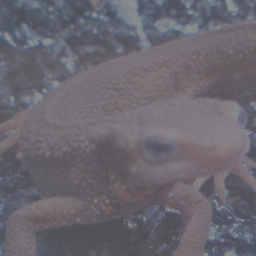
//> input picture questions/dataset/images/imori_256x256_dark.png, 256 x 256 px
$ ./main   (built with g++ and OpenCV 4)
//> lines starting //> are read from the running program, lines starting //| are printed output that depends on the picture; after the words box and inside, x2 and y2 are one past the last pixel; in counts of white or black regions, pixels touching at a corner belong together
//> further down, img_orig is the input picture: 256 rows x 256 cols, CV_8UC3; mean B, G, R 111.3, 103.1, 106.1
### answers/hist.cpp
#include <vector>
#include <chrono>
#include <iostream>
#include <opencv2/opencv.hpp>
#include <unistd.h>
#include <cmath>

void makeHisto(const cv::Mat &src, cv::Mat &dst, int hist_size, float hist_min, float hist_max) {
    int h = src.size().height;

    // チャンネルをひとまとめにする
    std::vector<cv::Mat> channels;
    cv::split(src, channels);
    cv::Mat tmp;
    for (auto channel : channels) {
        tmp.push_back(channel);
    }

    // 画素数を数える
    cv::Mat hist;
    float range[] = {hist_min, hist_max};
    const float *hist_range = range;
    cv::calcHist(&tmp, 1, 0, cv::Mat(), hist, 1, &hist_size, &hist_range);

    // 正規化
    cv::normalize(hist, hist, 0.0, 1.0, cv::NORM_MINMAX, -1, cv::Mat());

    // 出力画像の生成
    dst = cv::Mat(cv::Size(hist_size+20, h), CV_8UC3, cv::Scalar::all(255));

    // 背景をグレーに描画
    cv::rectangle(dst, cv::Point(10, 10), cv::Point(hist_size+10, h-10), cv::Scalar(240, 240, 240), -1);

    // ヒストグラムを描画
    for (int i=0; i<hist_size; i++) {
        // Fill
        cv::line(
            dst,
            cv::Point(10+i, h-10),
            cv::Point(10+i, h-10-(int)(hist.at<float>(i)*(h-20))),
            cv::Scalar(0, 0, 0),
            1,
            8,
            0
        );

        // 横軸10ずつラインを引く
        if (i%10 == 0) {
            cv::line(dst, cv::Point(10+i, h-10), cv::Point(10+i, 10), cv::Scalar(170, 170, 170), 1, 8, 0);
        }

        // 横軸50ずつ濃いラインを引く
        if (i%50 == 0) {
            cv::line(dst, cv::Point(10+i, h-10), cv::Point(10+i, 10), cv::Scalar(100, 100, 100), 1, 8, 0);
        }
    }
}

### answers/23/main.cpp
#include <vector>
#include <chrono>
#include <iostream>
#include <opencv2/opencv.hpp>
#include <unistd.h>
#include <cmath>
#include "../hist.cpp"

// [41 lines left out: function hist_equ, not called in this run]

void hist_equ_rgb(const cv::Mat &src, cv::Mat &dst) {
    // チャンネルごとに計算する
    std::vector<cv::Mat> channels;
    cv::split(src, channels);
    for (auto &channel : channels) {
        // cv::Matをstd::vectorに変換
        std::vector<uchar> array;
        array.assign(channel.begin<uchar>(), channel.end<uchar>());
        float s = array.size();

        // 合計値を計算
        float x_max = 255;
        std::vector<int> pixels;
        pixels.resize(256, 0);
        for (int i=0; i<256; i++) {
            if (i != 0) {
                pixels[i] = pixels[i-1];
            }
            pixels[i] += std::count(array.begin(), array.end(), i);
        }

        // 平坦化
        channel.convertTo(channel, CV_32F);
        channel.forEach<float>([&](float &pixel, const int pos[]) -> void {
            pixel = x_max / s * pixels[(int)pixel];
        });
        channel.convertTo(channel, CV_8U);
    }
//> this loop made 3 passes
//> pass 1, in hist_equ_rgb, `channel.convertTo(channel, CV_8U);`:
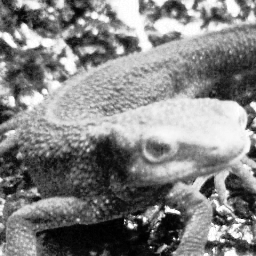
//> channel: 256 rows x 256 cols, CV_8UC1; min 0, max 255, mean 130.3
    // マージ
    cv::merge(channels, dst);
}

int main() {
    cv::Mat img_orig = cv::imread("questions/dataset/images/imori_256x256_dark.png");
    cv::Mat img_result;
    hist_equ_rgb(img_orig, img_result);

    cv::Mat hist_orig, hist_result;
    makeHisto(img_orig, hist_orig, 256, 0, 256);
//> the loop in makeHisto, `for (auto channel : channels)` made 3 passes
//> after the loop in makeHisto, `for (auto channel : channels)`:
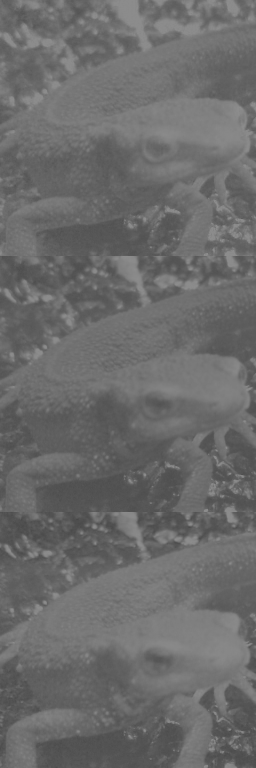
//> tmp: 768 rows x 256 cols, CV_8UC1; min 71, max 140, mean 106.8
//> in makeHisto, `cv::calcHist(&tmp, 1, 0, cv::Mat(), hist, 1, &hist_size, &hist_range);`: hist = 256 values, max 5556 at index 96, min 0 at index 0, mean 768
//> in makeHisto, `cv::normalize(hist, hist, 0.0, 1.0, cv::NORM_MINMAX, -1, cv::Mat());`: hist = 256 values, max 1 at index 96, min 0 at index 0, mean 0.138
//> in makeHisto, `cv::rectangle(dst, cv::Point(10, 10), cv::Point(hist_size+10, h-10), c..`:
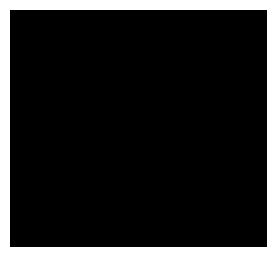
//> dst: 256 rows x 276 cols, CV_8UC3; values 240 (black) and 255 (white), 13.8% white; 1 white region, box (x1, y1, x2, y2) and area: (0, 0, 276, 256) 9747
//> after the loop in makeHisto, `for (int i=0; i<hist_size; i++)`:
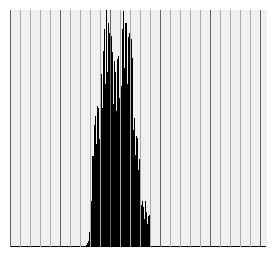
//> dst: 256 rows x 276 cols, CV_8UC3; 19.7% of pixels changed, all inside (x1, y1, x2, y2) = (10, 10, 266, 247)
    makeHisto(img_result, hist_result, 256, 0, 256);
//> call 2 of makeHisto, with hist_size = 256, hist_min = 0, hist_max = 256
//> in makeHisto (call 2), `cv::split(src, channels);`:
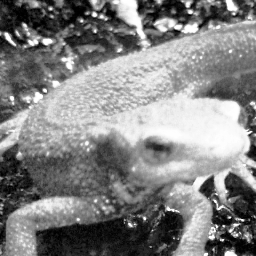
//> channels[2]: 256 rows x 256 cols, CV_8UC1; min 0, max 255, mean 130
//> the loop in makeHisto (call 2), `for (auto channel : channels)` made 3 passes
//> after the loop in makeHisto (call 2), `for (auto channel : channels)`:
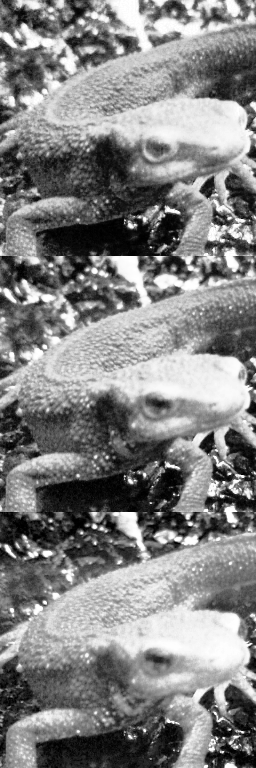
//> tmp: 768 rows x 256 cols, CV_8UC1; min 0, max 255, mean 130.2
//> in makeHisto (call 2), `cv::calcHist(&tmp, 1, 0, cv::Mat(), hist, 1, &hist_size, &hist_range);`: hist = 256 values, max 4513 at index 122, min 0 at index 8, mean 768
//> in makeHisto (call 2), `cv::normalize(hist, hist, 0.0, 1.0, cv::NORM_MINMAX, -1, cv::Mat());`: hist = 256 values, max 1 at index 122, min 0 at index 8, mean 0.17
//> after the loop in makeHisto (call 2), `for (int i=0; i<hist_size; i++)`:
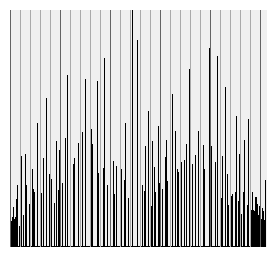
//> dst: 256 rows x 276 cols, CV_8UC3; min 0, max 255, mean 202.9
    cv::imshow("cpp_origin", img_orig);
    cv::imshow("cpp_result", img_result);
    cv::imshow("cpp_origin_hist", hist_orig);
    cv::imshow("cpp_result_hist", hist_result);
    cv::moveWindow("cpp_origin", 0, -img_orig.size().height);
    cv::moveWindow("cpp_result", img_orig.size().width, -img_orig.size().height);
    cv::moveWindow("cpp_origin_hist", img_orig.size().width + img_result.size().width, -img_orig.size().height);
    cv::moveWindow("cpp_result_hist", img_orig.size().width + img_result.size().width + hist_orig.size().width, -img_orig.size().height);
    cv::waitKey(0);
    return 0;
}
